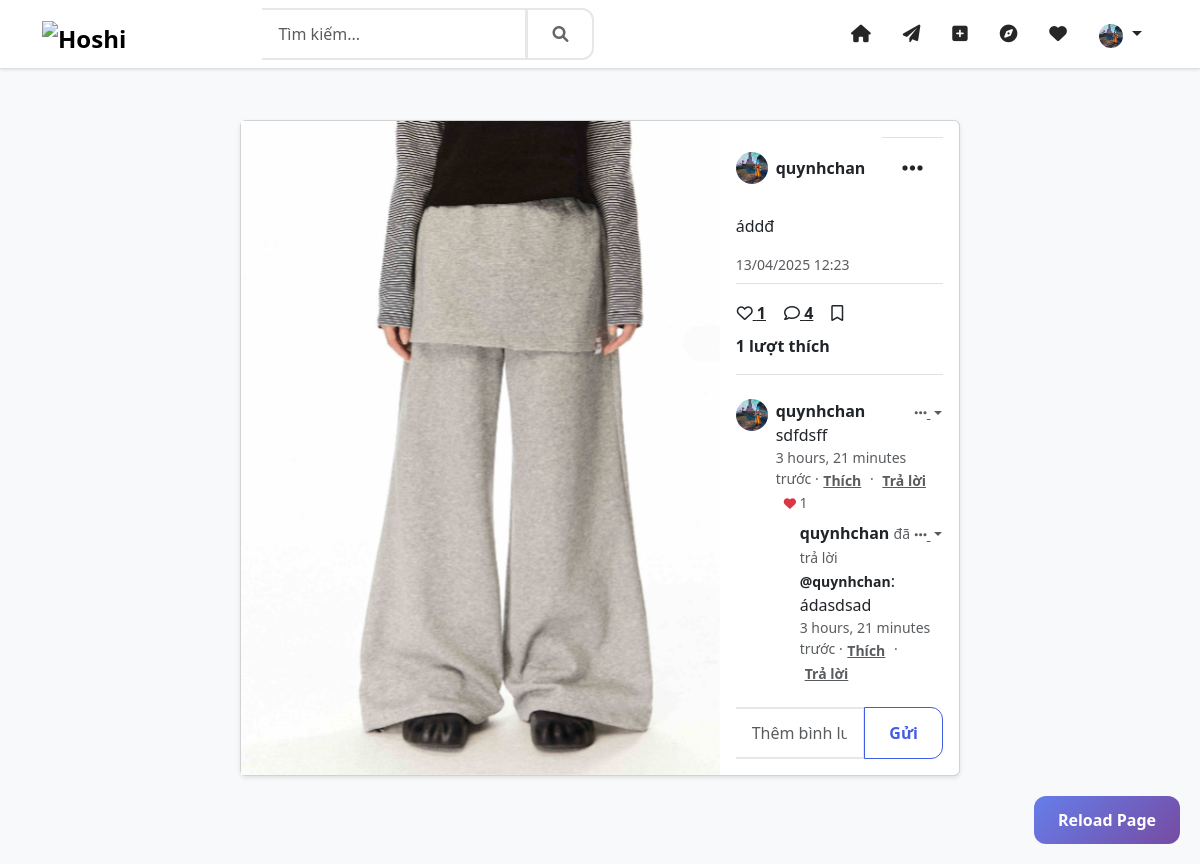
The page /posts/15/ (signed in) on the database as committed earlier.
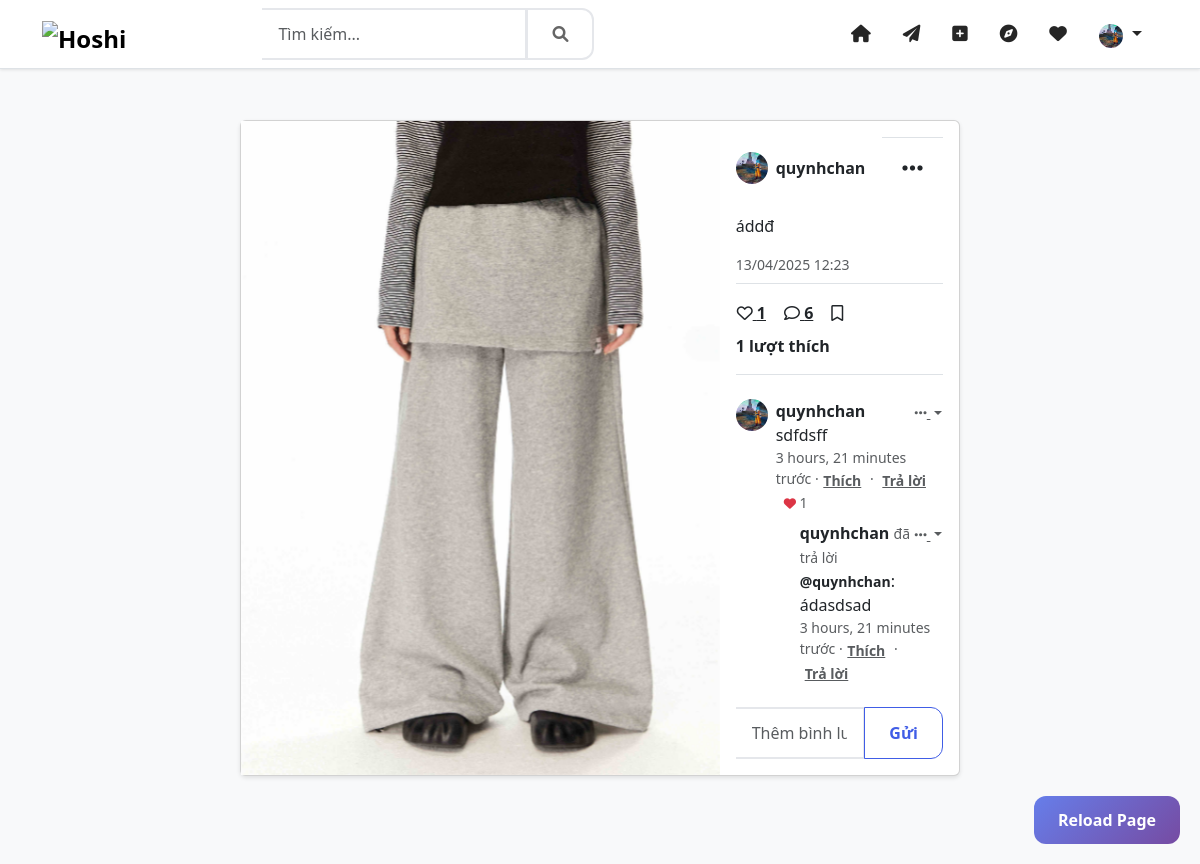
The same page on the database as committed later.
### posts/models.py (models this page shows, shortened)
class Post(models.Model):
    author = models.ForeignKey(User,
                             on_delete=models.CASCADE,
                             related_name='posts')
    caption = models.TextField(blank=True)
    location = models.CharField(max_length=100, blank=True)
    created_at = models.DateTimeField(auto_now_add=True)
    updated_at = models.DateTimeField(auto_now=True)
    likes_count = models.PositiveIntegerField(default=0)
    comments_count = models.PositiveIntegerField(default=0)
    disable_comments = models.BooleanField(default=False)
    hide_likes = models.BooleanField(default=False)
    notifications = GenericRelation(Notification)
    class Meta:
        ordering = ['-created_at']
        indexes = [
            models.Index(fields=['-created_at']),
            models.Index(fields=['author', '-created_at']),
        ]

### accounts/models.py (models this page shows, shortened)
class User(AbstractUser):
    email = models.EmailField(_('email address'), unique=True)
    phone_number = PhoneNumberField(_('phone number'), blank=True, null=True, unique=True)
    avatar = ProcessedImageField(upload_to='avatars',
                               processors=[ResizeToFill(300, 300)],
                               format='JPEG',
                               options={'quality': 90},
                               blank=True,
                               null=True)
    bio = models.TextField(_('bio'), max_length=500, blank=True)
    website = models.URLField(_('website'), max_length=200, blank=True)
    birth_date = models.DateField(_('birth date'), null=True, blank=True)
    gender = models.CharField(_('gender'), max_length=10, choices=[
        ('M', _('Male')),
        ('F', _('Female')),
        ('O', _('Other')),
    ], blank=True)
    is_private = models.BooleanField(_('private account'), default=False)
    _is_verified = models.BooleanField(_('verified account'), default=False, db_column='is_verified')
    created_at = models.DateTimeField(auto_now_add=True)
    updated_at = models.DateTimeField(auto_now=True)
    facebook = models.URLField(_('facebook'), max_length=200, blank=True)
    twitter = models.URLField(_('twitter'), max_length=200, blank=True)
    instagram = models.URLField(_('instagram'), max_length=200, blank=True)
    linkedin = models.URLField(_('linkedin'), max_length=200, blank=True)
    push_notifications = models.BooleanField(_('push notifications'), default=False)
    email_notifications = models.BooleanField(_('email notifications'), default=False)
    like_notifications = models.BooleanField(_('like notifications'), default=False)
    comment_notifications = models.BooleanField(_('comment notifications'), default=False)
    follow_notifications = models.BooleanField(_('follow notifications'), default=False)
    mention_notifications = models.BooleanField(_('mention notifications'), default=False)
    message_notifications = models.BooleanField(_('message notifications'), default=False)
    private_account = models.BooleanField(_('private account'), default=False)
    hide_activity = models.BooleanField(_('hide activity status'), default=False)
    block_messages = models.BooleanField(_('block messages from non-followers'), default=False)
    two_factor_auth = models.BooleanField(_('two-factor authentication'), default=False)
    followers = models.ManyToManyField('self',
                                     through='UserFollowing',
                                     related_name='following',
                                     symmetrical=False)
    blocked_users = models.ManyToManyField('self',
                                     through='UserBlock',
                                     related_name='blocked_by',
                                     symmetrical=False)
    history = HistoricalRecords()
    @property
    def is_verified(self):
        """Ensure is_verified always returns a boolean value"""
        if isinstance(self._is_verified, bool):
            return self._is_verified
        return False
    @is_verified.setter
    def is_verified(self, value):
        """Ensure is_verified is always stored as a boolean value"""
        if isinstance(value, bool):
            self._is_verified = value
        else:
            self._is_verified = False
    class Meta:
        verbose_name = _('user')
        verbose_name_plural = _('users')
    def get_avatar_url(self):
        if self.avatar:
            return self.avatar.url
        if self.gender == 'M':
            return '/static/img/default-avatar-male.png'
        elif self.gender == 'F':
            return '/static/img/default-avatar-female.png'
        return '/static/img/default-avatar.png'

### posts/views.py (the view)
# urls.py: path('<int:post_id>/', views.post_detail, name='post_detail'),
@login_required
def post_detail(request, post_id):
    post = get_object_or_404(Post, id=post_id)
    if UserBlock.objects.filter(blocker=post.author, blocked=request.user).exists():
        messages.error(request, 'Bạn không thể xem bài viết này vì tác giả đã chặn bạn.')
        return redirect('posts:feed')
    root_comments = Comment.objects.filter(post=post, parent=None).order_by('created_at')
    comments_with_replies = []
    for comment in root_comments:
        replies = Comment.objects.filter(parent=comment).order_by('created_at')
        comments_with_replies.append({
            'comment': comment,
            'replies': replies,
            'replies_count': replies.count()
        })
    context = {
        'post': post,
        'comments_data': comments_with_replies,
        'total_comments': Comment.objects.filter(post=post).count()
    }
    return render(request, 'posts/post_detail.html', context)

### templates/posts/post_detail.html (shortened to what the changed rows need)
{% extends 'base/base.html' %}
{% load i18n %}
{% load static %}
{% block content %}
<div class="container py-4">
    <div class="row">
        <div class="col-lg-8 mx-auto">
            <div class="card">
                <div class="row g-0">
                    <div class="col-md-4">
                        <div class="card-body h-100 d-flex flex-column">
                            <div class="border-bottom pb-2 mb-3">
                                <div class="d-flex align-items-center justify-content-between mb-3">
                                    <div class="d-flex align-items-center">
                                        <img src="{{ post.author.get_avatar_url }}"
                                             class="rounded-circle me-2"
                                             width="32"
                                             height="32"
                                             alt="{{ post.author.username }}">
                                        <div>
                                            <a href="{% url 'accounts:profile' username=post.author.username %}"
                                               class="text-dark text-decoration-none fw-bold">
                                                {{ post.author.username }}
                                            </a>
                                        </div>
                                    </div>
                                    {% if request.user == post.author %}
                                    <div class="post-actions">
                                    </div>
                                    {% endif %}
                                </div>
                                {% if post.caption %}
                                <p class="card-text">
                                    {{ post.caption }}
                                </p>
                                {% endif %}
                                <p class="card-text text-muted small">
                                    {{ post.created_at|date:"d/m/Y H:i" }}
                                </p>
                            </div>
                            <div class="border-bottom pb-2 mb-3">
                                <div class="d-flex mb-2">
                                    <button class="btn btn-link text-dark p-0 me-3 like-button"
                                            data-post-id="{{ post.id }}">
                                        <i class="{% if request.user in post.post_likes.all %}fas{% else %}far{% endif %} fa-heart"></i>
                                        <span class="likes-count" data-post-id="{{ post.id }}">{{ post.likes_count }}</span>
                                    </button>
                                    <button class="btn btn-link text-dark p-0 me-3">
                                        <i class="far fa-comment"></i>
                                        <span>{{ post.comments_count }}</span>
                                    </button>
                                </div>
                                <p class="mb-2 likes-count-display">
                                    <a href="#" class="text-dark text-decoration-none fw-bold show-likes-button" data-post-id="{{ post.id }}">
                                        {{ post.likes_count }} lượt thích
                                    </a>
                                </p>
                            </div>
                        </div>
                    </div>
                </div>
            </div>
        </div>
    </div>
</div>
{% endblock %}

Rows that differ between the two databases and show on the page:
changed Post "áddđ": comments_count "4" → "6"
